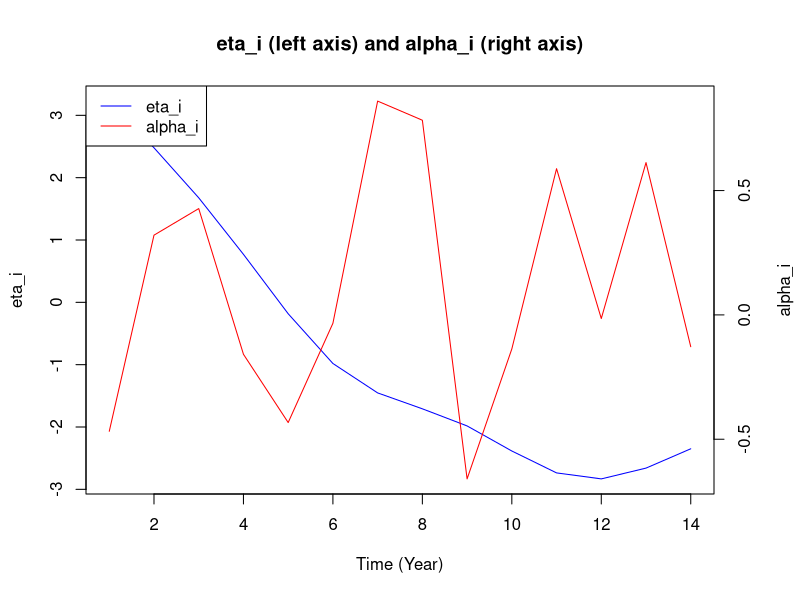
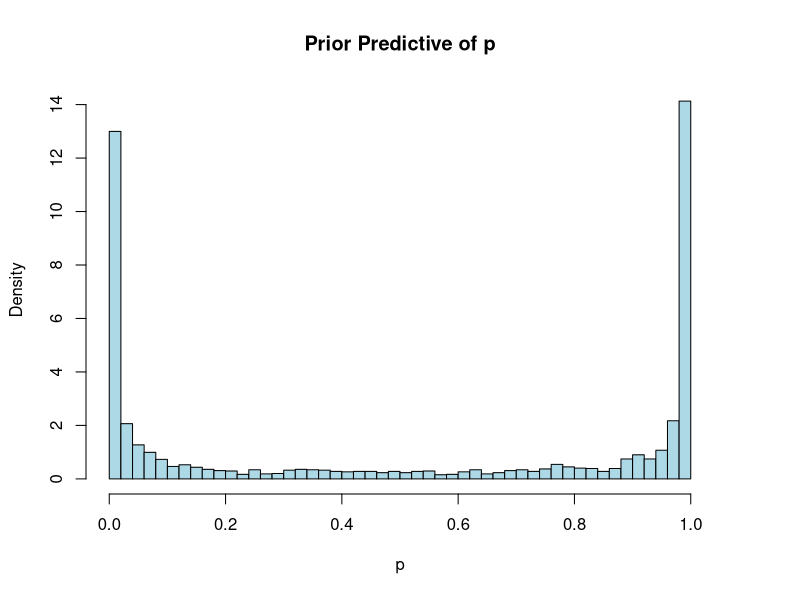

Write the R code that produced these figures, in order.
# Load required libraries
library(MASS)
library(mgcv)
library(ggplot2)

set.seed(42)

nTimes <- 14    
nKnots <- 6   

# Dummy dataset for generating spline basis
blank_data <- data.frame(y = rnorm(nTimes, 0, 1), t = 1:nTimes)
knots <- list(t = seq(1, nTimes, length.out = nKnots))
dummy_spline <- jagam(y ~ s(t, bs = "cs", k = nKnots), file = "dummy.jags", data = blank_data)
Z <- dummy_spline$jags.data$X 

S <- dummy_spline$jags.data$S1
S <- rbind(0, cbind(0, S))
S[1, 1] <- 0.1  
S <- solve(S)   

# 2. Overall model settings
I <- 23         # Number of regions
T <- nTimes     # Number of years
N <- 10 # Number of individuals per region-year
p <- 6   # Number of covariates

# Simulate hyperparameters
beta_tau <- rgamma(1, shape =1, rate = 100)            # Gamma(1,1)
tau0 <- rgamma(1, shape =10, rate =1)            # Gamma(0.1,0.1)
w0 <- mvrnorm(1, mu = rep(0, nKnots), Sigma = ((1/tau0)*S))  # Prior for mean spline weights

# Regression coefficients: beta ~ Normal(0, 10I)
beta <- mvrnorm(1, mu = rep(0, p), Sigma = (diag(10, p)))

# Variance of alpha_it 
sigma2_alpha <- 1/rgamma(1, shape =10, rate = 1)
sigma_alpha <- sqrt(sigma2_alpha)

# Simulate f_it = eta_it + alpha_it for each region
f_mat <- matrix(NA, nrow = I, ncol = T)

for(i in 1:I){
  tau_i <- rgamma(1, shape = 10, rate = beta_tau)                 # tau_i ~ Gamma
  w_i <- mvrnorm(1, mu = w0, Sigma = ((1/tau_i)*S))                # w_i ~ Normal(w0, precision)
  eta_i <- as.vector(Z %*% w_i)                                  # η_i = Z * w_i
  alpha_i <- rnorm(T, mean = 0, sd = sigma_alpha)                # α_it ~ N(0, σ²)
  f_mat[i, ] <- eta_i + alpha_i                                  # f_it = η_it + α_it
}

# Prepare simulated dataset
sim_data <- data.frame(
  region = rep(1:I, each = T * N),
  time = rep(rep(1:T, each = N), times = I)
)

# Simulate covariates
sim_data$x1 <- rbinom(n = nrow(sim_data), size = 1, prob = 0.5)     # x1 ~ Bernoulli
sim_data$x2 <- runif(n = nrow(sim_data), min = -1, max = 1)         # x2 ~ Uniform
sim_data$x3 <- rnorm(n = nrow(sim_data), mean = 0, sd = 1)    
sim_data$x4 <- rnorm(n = nrow(sim_data), mean = 0, sd = 2)    
sim_data$x5 <- rnorm(n = nrow(sim_data), mean = 1, sd = 1)    
sim_data$x6 <- rnorm(n = nrow(sim_data), mean = 2, sd = 2.4)    

# x3 ~ Normal

# Assign random intercept f_it to each individual
sim_data$f <- NA
for(i in 1:I){
  for(t in 1:T){
    idx <- which(sim_data$region == i & sim_data$time == t)
    sim_data$f[idx] <- f_mat[i, t]
  }
}

# Generate linear predictor and probabilities
sim_data$lp <- sim_data$f + beta[1]*sim_data$x1 + beta[2]*sim_data$x2 + beta[3]*sim_data$x3+beta[4]*sim_data$x4+beta[4]*sim_data$x4+beta[4]*sim_data$x4
expit <- function(x) { 1 / (1 + exp(-x)) }
sim_data$p <- expit(sim_data$lp)

# Simulate y ~ Bernoulli(p)
sim_data$y <- rbinom(n = nrow(sim_data), size = 1, prob = sim_data$p)

# Visualization
par(mar=c(5, 4, 4, 4) + 0.3)
plot(1:T, eta_i, type="l", col="blue", ylab="eta_i", xlab="Time (Year)",
     main="eta_i (left axis) and alpha_i (right axis)")
par(new=TRUE)
plot(1:T, alpha_i, type="l", col="red", axes=FALSE, xlab="", ylab="")
axis(side=4)
mtext("alpha_i", side=4, line=3)
legend("topleft", legend=c("eta_i", "alpha_i"), col=c("blue", "red"), lty=1)

# Histogram of prior predictive p
hist(sim_data$p, breaks = 50, col = "lightblue",probability = T, 
     main = "Prior Predictive of p", xlab = "p")


